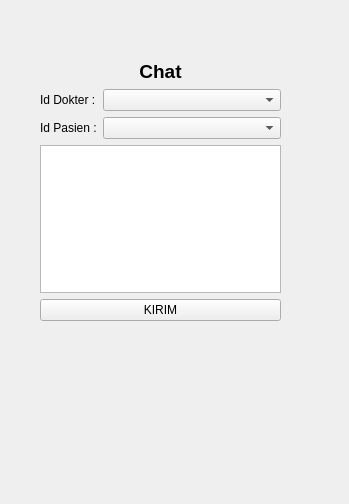
<?xml version="1.0" encoding="UTF-8"?>
<ui version="4.0">
 <class>Form</class>
 <widget class="QWidget" name="Form">
  <property name="geometry">
   <rect>
    <x>0</x>
    <y>0</y>
    <width>349</width>
    <height>504</height>
   </rect>
  </property>
  <property name="windowTitle">
   <string>Form</string>
  </property>
  <widget class="QWidget" name="verticalLayoutWidget">
   <property name="geometry">
    <rect>
     <x>40</x>
     <y>60</y>
     <width>241</width>
     <height>261</height>
    </rect>
   </property>
   <layout class="QVBoxLayout" name="verticalLayout">
    <item>
     <widget class="QLabel" name="judul_label">
      <property name="font">
       <font>
        <pointsize>14</pointsize>
        <weight>75</weight>
        <bold>true</bold>
       </font>
      </property>
      <property name="text">
       <string>Chat</string>
      </property>
      <property name="alignment">
       <set>Qt::AlignCenter</set>
      </property>
     </widget>
    </item>
    <item>
     <layout class="QFormLayout" name="formLayout">
      <item row="0" column="0">
       <widget class="QLabel" name="dokter_label">
        <property name="text">
         <string>Id Dokter :</string>
        </property>
       </widget>
      </item>
      <item row="1" column="0">
       <widget class="QLabel" name="pasien_label">
        <property name="text">
         <string>Id Pasien :</string>
        </property>
       </widget>
      </item>
      <item row="0" column="1">
       <widget class="QComboBox" name="dokter_combo"/>
      </item>
      <item row="1" column="1">
       <widget class="QComboBox" name="pasien_combo"/>
      </item>
     </layout>
    </item>
    <item>
     <widget class="QTextEdit" name="teks_textEdit"/>
    </item>
    <item>
     <widget class="QPushButton" name="kirim_button">
      <property name="text">
       <string>KIRIM</string>
      </property>
     </widget>
    </item>
   </layout>
  </widget>
 </widget>
 <resources/>
 <connections/>
</ui>
